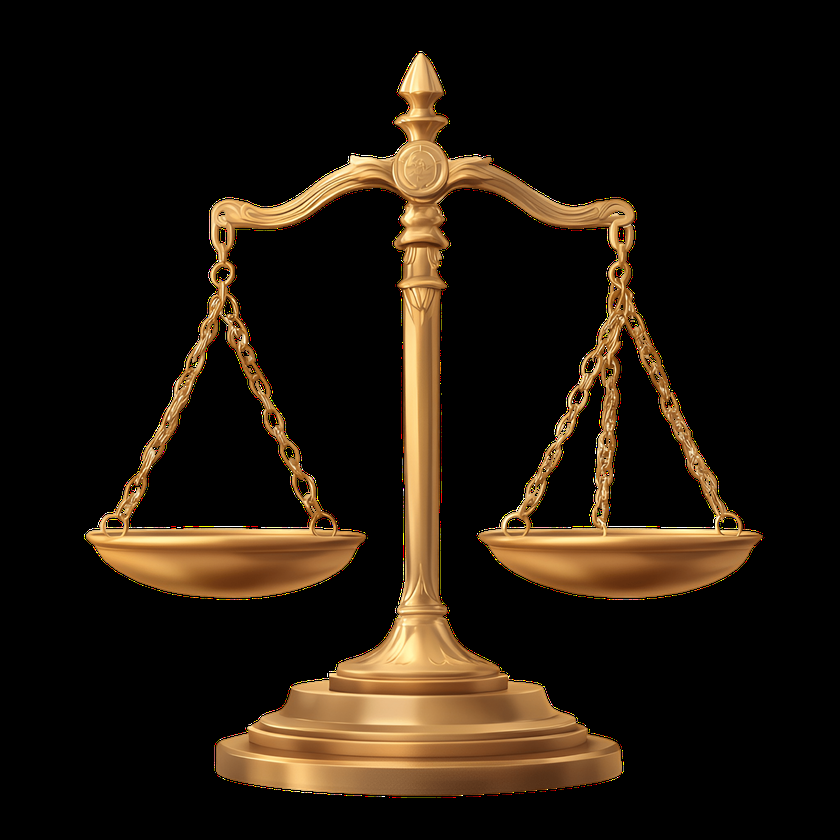
#> input picture src/app/LAW.png, 840 x 840 px, shrunk from 2500 x 2500 before the run
$ python test_easyocr_slip_detector.py ../src/app/LAW.png --output-dir out
#> lines starting #> are read from the running program, lines starting #| are printed output that depends on the picture; after the words box and inside, x2 and y2 are one past the last pixel; in counts of white or black regions, pixels touching at a corner belong together
"""Run the OpenCV contour + EasyOCR slip detector against one image.

This is an isolated evidence test harness. It does not create or confirm an
application candidate; it records the proposed crop and OCR evidence only.
"""

from __future__ import annotations

import argparse
import json
import re
import sys
from pathlib import Path
from typing import Any

import cv2
import easyocr
import numpy as np


AMOUNT_PATTERN = re.compile(r"\b\d{1,3}(?:,\d{3})*\.\d{2}\b")


def extract_slip_from_chat(image_path: Path, output_dir: Path, gpu: bool = False) -> dict[str, Any]:
#> called with gpu = False
    output_dir.mkdir(parents=True, exist_ok=True)
    # cv2.imread does not reliably handle non-ASCII Windows paths.
    image_bytes = np.fromfile(str(image_path), dtype=np.uint8)
    image = cv2.imdecode(image_bytes, cv2.IMREAD_COLOR) if image_bytes.size else None
#> image is the input picture: shape (840, 840, 3); mean B, G, R 13, 23.5, 33.1
    if image is None:
        return {"status": "ERROR", "message": "ไม่พบไฟล์ภาพ", "image": str(image_path)}

    gray = cv2.cvtColor(image, cv2.COLOR_BGR2GRAY)
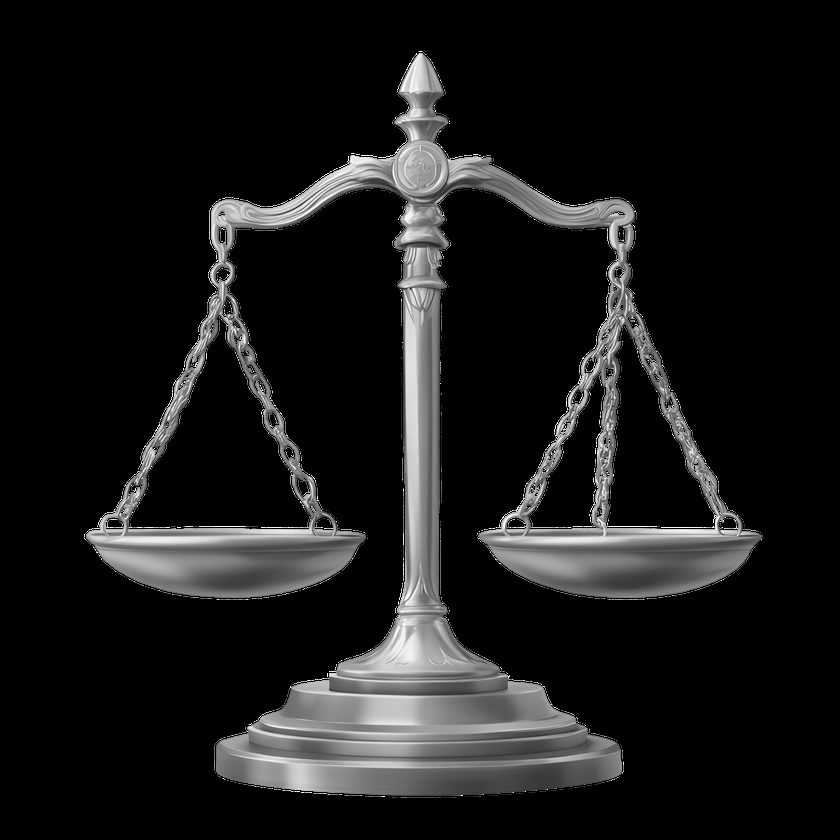
#> gray: shape (840, 840); min 0, max 255, mean 25.1
    blurred = cv2.GaussianBlur(gray, (5, 5), 0)
    edges = cv2.Canny(blurred, 50, 150)
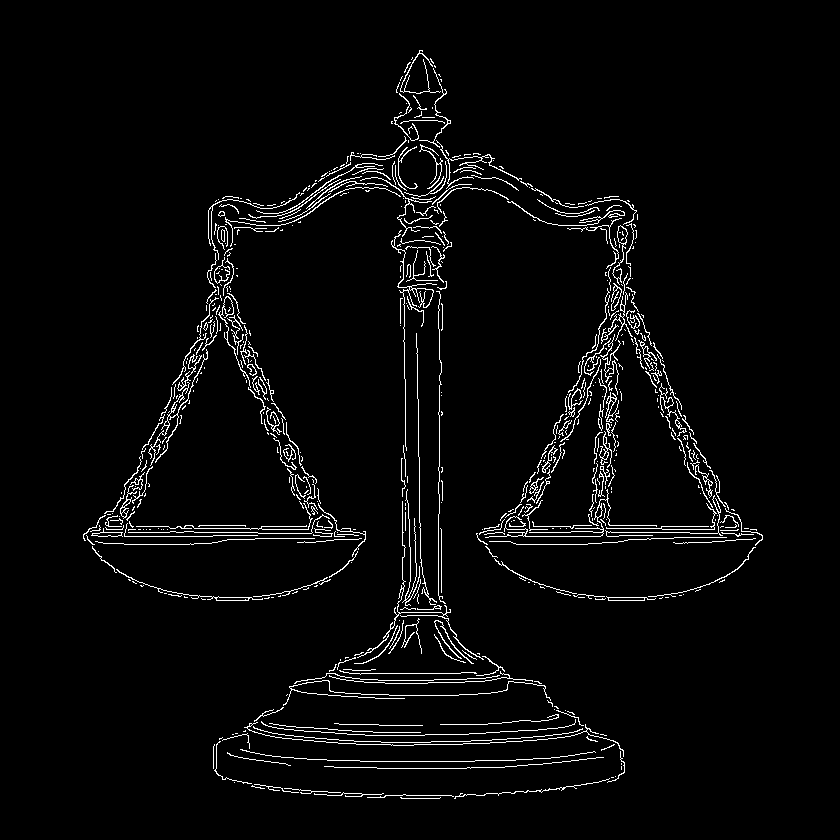
#> edges: shape (840, 840); 3.3% white in thin lines or dots, all inside (x1, y1, x2, y2) = (83, 50, 763, 799)
    kernel = cv2.getStructuringElement(cv2.MORPH_RECT, (5, 5))
    closed = cv2.morphologyEx(edges, cv2.MORPH_CLOSE, kernel)
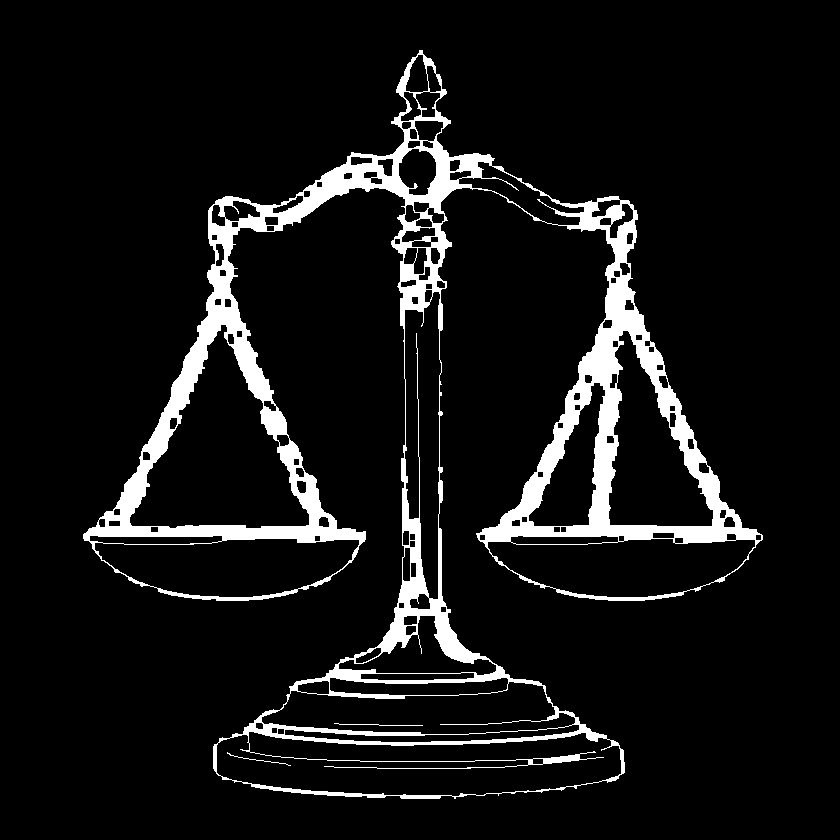
#> closed: shape (840, 840); 8% white; 3 white regions
    contours, _ = cv2.findContours(closed, cv2.RETR_EXTERNAL, cv2.CHAIN_APPROX_SIMPLE)
#> contours = 1 contour; box (x1, y1, x2, y2) and area: (83, 50, 763, 799) 170096

    image_area = image.shape[0] * image.shape[1]
#> image_area = 705600
    contour_candidates: list[dict[str, Any]] = []
    for contour in contours:
        area = float(cv2.contourArea(contour))
        x, y, width, height = cv2.boundingRect(contour)
        if width <= 0:
            continue
        aspect_ratio = height / float(width)
        accepted = 1.2 < aspect_ratio < 2.5 and area > image_area * 0.15
        contour_candidates.append(
            {
                "bbox": {"x": x, "y": y, "width": width, "height": height},
                "area": area,
                "area_ratio": area / image_area,
                "aspect_ratio": aspect_ratio,
                "accepted": accepted,
            }
        )
#> this loop made 1 pass
#> (area, x, y, width, height, aspect_ratio, accepted) on pass 1: (170095.5, 83, 50, 680, 749, 1.1, False)
#> after the loop, contour_candidates = 1 item

    contour_candidates.sort(key=lambda item: item["area"], reverse=True)

    accepted = [item for item in contour_candidates if item["accepted"]]
#> accepted = []
    accepted.sort(key=lambda item: item["area"], reverse=True)
    selected = accepted[0] if accepted else None
    result: dict[str, Any] = {
        "status": "SUCCESS" if selected else "FAILED",
        "image": str(image_path),
        "image_size": {"width": image.shape[1], "height": image.shape[0]},
        "contours": {
            "total": len(contour_candidates),
            "accepted": len(accepted),
            "selected": selected,
            "top_candidates": contour_candidates[:20],
        },
        "ocr": None,
    }

    if selected is None:
        result["message"] = "ไม่พบโครงสร้างสลิปตามเงื่อนไข contour"
        (output_dir / "result.json").write_text(json.dumps(result, ensure_ascii=False, indent=2), encoding="utf-8")
        return result

    box = selected["bbox"]
    x, y, width, height = box["x"], box["y"], box["width"], box["height"]
    x0, y0 = max(0, x - 10), max(0, y - 10)
    x1, y1 = min(image.shape[1], x + width + 10), min(image.shape[0], y + height + 10)
    slip_roi = image[y0:y1, x0:x1]
    crop_path = output_dir / "selected-slip-roi.png"
    cv2.imwrite(str(crop_path), slip_roi)

    reader = easyocr.Reader(["th", "en"], gpu=gpu)
    ocr_results = reader.readtext(slip_roi, detail=1)
    raw_text = " ".join(str(item[1]) for item in ocr_results)
    result["ocr"] = {
        "raw_text": raw_text,
        "detected_amounts": AMOUNT_PATTERN.findall(raw_text),
        "items": [
            {
                "text": item[1],
                "confidence": float(item[2]),
                "box": [[int(point[0]), int(point[1])] for point in item[0]],
            }
            for item in ocr_results
        ],
        "crop_bbox": {"x": x0, "y": y0, "width": x1 - x0, "height": y1 - y0},
        "crop_path": str(crop_path),
    }
    (output_dir / "result.json").write_text(json.dumps(result, ensure_ascii=False, indent=2), encoding="utf-8")
    return result


def main() -> None:
    if hasattr(sys.stdout, "reconfigure"):
        sys.stdout.reconfigure(encoding="utf-8")
    parser = argparse.ArgumentParser()
    parser.add_argument("image", type=Path)
    parser.add_argument("--output-dir", type=Path, required=True)
    parser.add_argument("--gpu", action="store_true")
    args = parser.parse_args()
    result = extract_slip_from_chat(args.image, args.output_dir, args.gpu)
#> result = 6 items
    print(json.dumps(result, ensure_ascii=False, indent=2))
#> (printed output is left out)


if __name__ == "__main__":
    main()
